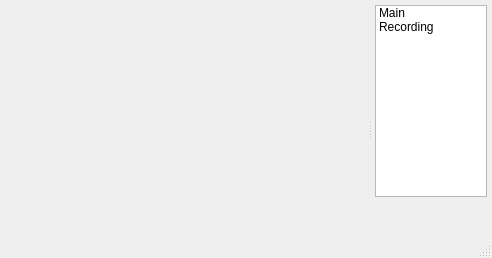
<ui version="4.0" >
 <class>SettingsDialogForm</class>
 <widget class="QDialog" name="SettingsDialogForm" >
  <property name="windowModality" >
   <enum>Qt::ApplicationModal</enum>
  </property>
  <property name="geometry" >
   <rect>
    <x>0</x>
    <y>0</y>
    <width>492</width>
    <height>258</height>
   </rect>
  </property>
  <property name="windowTitle" >
   <string>qx11grab Settings</string>
  </property>
  <property name="windowIcon" >
   <iconset resource="qx11grab.qrc" >
    <normaloff>:/images/qx11grab.png</normaloff>:/images/qx11grab.png</iconset>
  </property>
  <property name="sizeGripEnabled" >
   <bool>true</bool>
  </property>
  <layout class="QVBoxLayout" name="verticalLayout_2" >
   <property name="spacing" >
    <number>5</number>
   </property>
   <property name="margin" >
    <number>5</number>
   </property>
   <item>
    <widget class="QSplitter" name="splitter" >
     <property name="orientation" >
      <enum>Qt::Horizontal</enum>
     </property>
     <property name="handleWidth" >
      <number>10</number>
     </property>
     <widget class="QStackedWidget" name="stackedWidget" >
      <property name="minimumSize" >
       <size>
        <width>360</width>
        <height>150</height>
       </size>
      </property>
      <property name="currentIndex" >
       <number>0</number>
      </property>
      <widget class="QWidget" name="page1" >
       <property name="minimumSize" >
        <size>
         <width>100</width>
         <height>100</height>
        </size>
       </property>
       <layout class="QGridLayout" name="gridLayoutPageOne" >
        <property name="margin" >
         <number>0</number>
        </property>
        <property name="spacing" >
         <number>0</number>
        </property>
        <item row="0" column="0" >
         <widget class="QScrollArea" name="scrollArea1" >
          <property name="minimumSize" >
           <size>
            <width>250</width>
            <height>150</height>
           </size>
          </property>
          <property name="frameShape" >
           <enum>QFrame::NoFrame</enum>
          </property>
          <property name="widgetResizable" >
           <bool>true</bool>
          </property>
          <widget class="SettingsPageOne" name="m_SettingsPageOne" >
           <property name="geometry" >
            <rect>
             <x>0</x>
             <y>0</y>
             <width>360</width>
             <height>248</height>
            </rect>
           </property>
          </widget>
         </widget>
        </item>
       </layout>
      </widget>
      <widget class="QWidget" name="page2" >
       <property name="minimumSize" >
        <size>
         <width>100</width>
         <height>100</height>
        </size>
       </property>
       <layout class="QGridLayout" name="gridLayoutPageTwo" >
        <property name="margin" >
         <number>0</number>
        </property>
        <property name="spacing" >
         <number>0</number>
        </property>
        <item row="0" column="0" >
         <widget class="QScrollArea" name="scrollArea2" >
          <property name="minimumSize" >
           <size>
            <width>250</width>
            <height>150</height>
           </size>
          </property>
          <property name="frameShape" >
           <enum>QFrame::NoFrame</enum>
          </property>
          <property name="widgetResizable" >
           <bool>true</bool>
          </property>
          <widget class="SettingsPageTwo" name="m_SettingsPageTwo" >
           <property name="geometry" >
            <rect>
             <x>0</x>
             <y>0</y>
             <width>250</width>
             <height>150</height>
            </rect>
           </property>
          </widget>
         </widget>
        </item>
       </layout>
      </widget>
     </widget>
     <widget class="QWidget" name="layoutWidget" >
      <layout class="QVBoxLayout" name="verticalLayout" >
       <item>
        <widget class="QListWidget" name="listWidget" >
         <property name="minimumSize" >
          <size>
           <width>110</width>
           <height>0</height>
          </size>
         </property>
         <property name="viewMode" >
          <enum>QListView::ListMode</enum>
         </property>
         <item>
          <property name="text" >
           <string>Main</string>
          </property>
          <property name="icon" >
           <iconset resource="qx11grab.qrc" >
            <normaloff>:/images/qx11grab.png</normaloff>:/images/qx11grab.png</iconset>
          </property>
         </item>
         <item>
          <property name="text" >
           <string>Recording</string>
          </property>
          <property name="icon" >
           <iconset resource="qx11grab.qrc" >
            <normaloff>:/images/run.png</normaloff>:/images/run.png</iconset>
          </property>
         </item>
        </widget>
       </item>
       <item>
        <spacer name="verticalSpacer" >
         <property name="orientation" >
          <enum>Qt::Vertical</enum>
         </property>
         <property name="sizeHint" stdset="0" >
          <size>
           <width>25</width>
           <height>20</height>
          </size>
         </property>
        </spacer>
       </item>
       <item>
        <layout class="QHBoxLayout" name="horizontalLayout" >
         <item>
          <spacer name="hSpacerLeft" >
           <property name="orientation" >
            <enum>Qt::Horizontal</enum>
           </property>
           <property name="sizeHint" stdset="0" >
            <size>
             <width>17</width>
             <height>20</height>
            </size>
           </property>
          </spacer>
         </item>
         <item>
          <widget class="QDialogButtonBox" name="buttonBox" >
           <property name="orientation" >
            <enum>Qt::Vertical</enum>
           </property>
           <property name="standardButtons" >
            <set>QDialogButtonBox::NoButton</set>
           </property>
          </widget>
         </item>
         <item>
          <spacer name="hSpacerRight" >
           <property name="orientation" >
            <enum>Qt::Horizontal</enum>
           </property>
           <property name="sizeHint" stdset="0" >
            <size>
             <width>13</width>
             <height>20</height>
            </size>
           </property>
          </spacer>
         </item>
        </layout>
       </item>
      </layout>
     </widget>
    </widget>
   </item>
  </layout>
 </widget>
 <customwidgets>
  <customwidget>
   <class>SettingsPageOne</class>
   <extends>QWidget</extends>
   <header>settingspageone.h</header>
   <container>1</container>
  </customwidget>
  <customwidget>
   <class>SettingsPageTwo</class>
   <extends>QWidget</extends>
   <header>settingspagetwo.h</header>
   <container>1</container>
  </customwidget>
 </customwidgets>
 <resources>
  <include location="qx11grab.qrc" />
 </resources>
 <connections/>
</ui>
